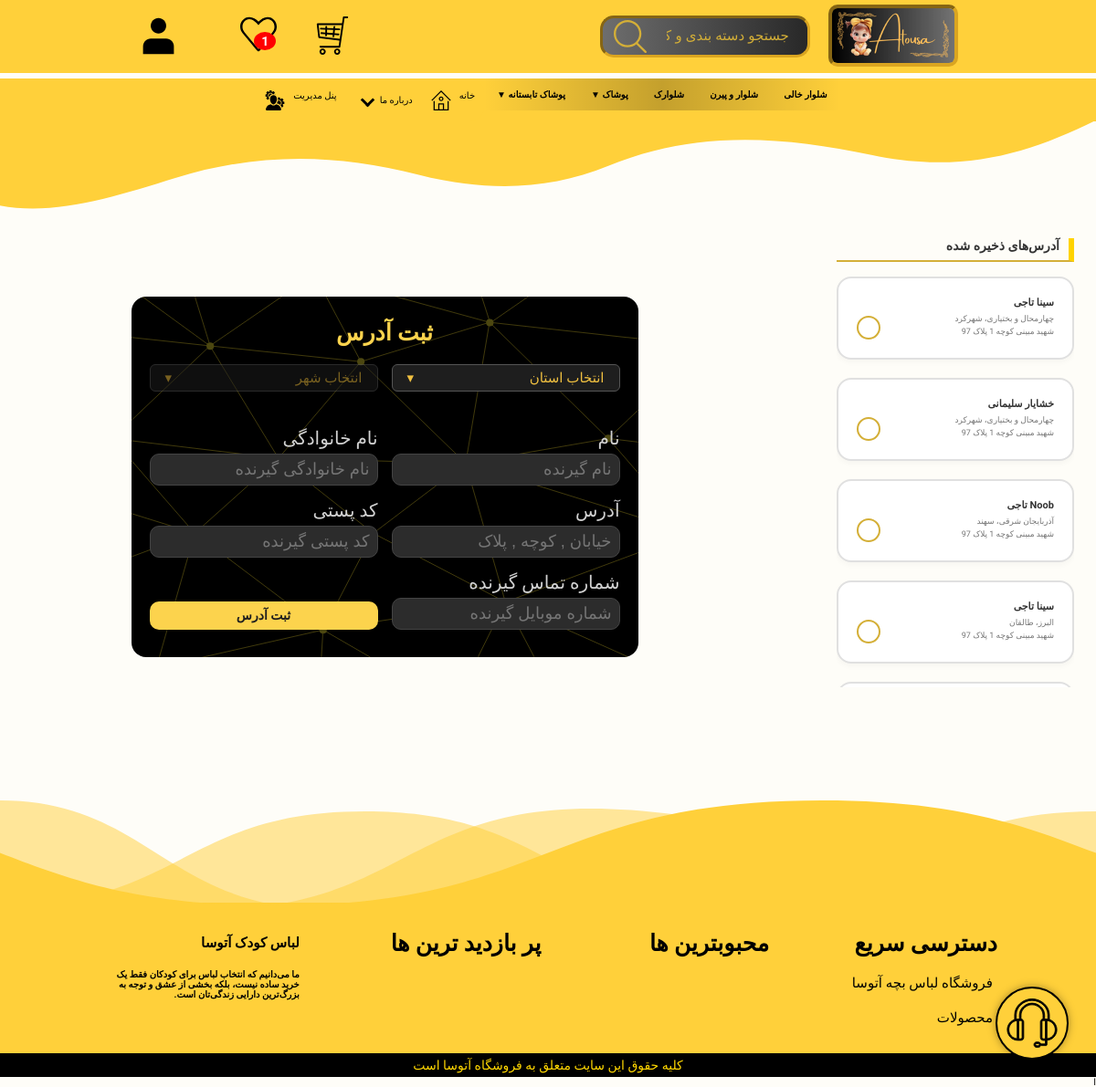
Page /us/my-address/ (signed in) on the committed database.
### products/models.py (models this page shows, shortened)
class Base(models.Model):
    title = models.CharField(max_length=100, verbose_name='عنوان', db_index=True)
    slug = models.CharField(max_length=100, unique=True, verbose_name='اسلاگ', null=True, blank=True, db_index=True)
    is_active = models.BooleanField(default=True, db_index=True)
    class Meta:
        abstract = True

class Category(Base):
    sub_category = models.ForeignKey('self', on_delete=models.CASCADE, blank=True, null=True,
                                     verbose_name='دسته بندی اصلی', related_name='sub_categories')
    image = ProcessedImageField(
        null=True,
        blank=True,
        upload_to='products/',
        processors=[ResizeToFill(200, 200)],
        format='WEBP',
        options={'quality': 100}
    )
    class Meta:
        db_table = 'category'
        verbose_name = 'دسته بندی'
        verbose_name_plural = 'دسته بندی ها'
        ordering = ['title']

### orders/models.py (models this page shows, shortened)
class UserAddress(models.Model):
    user = models.ForeignKey(User, on_delete=models.CASCADE, verbose_name='کاربر')
    first_name = models.CharField(max_length=100, verbose_name='نام')
    last_name = models.CharField(max_length=100, verbose_name='نام خانوادگی')
    province = models.CharField(max_length=50, verbose_name='استان')
    city = models.CharField(max_length=50, verbose_name='شهر')
    address = models.CharField(max_length=150, verbose_name='آدرس')
    postal_code = models.CharField(max_length=15, verbose_name='کد پستی')
    phone = models.CharField(max_length=15, verbose_name='شماره تماس گیرنده')
    class Meta:
        verbose_name = 'آدرس کاربر'
        verbose_name_plural = 'آدرس کاربران'
        db_table = 'user_address'

### site_settings/models.py (models this page shows, shortened)
class Footer(models.Model):
    title = models.CharField(max_length=100, verbose_name="عنوان")
    link = models.CharField(max_length=100, verbose_name="آدرس صفحه", null=True, blank=True)
    sub_links = models.ForeignKey('self', null=True, blank=True, related_name='sub_link', verbose_name="زیر دسته ها",
                                  on_delete=models.CASCADE)
    class Meta:
        verbose_name = "پاورقی"
        verbose_name_plural = "پاورقی ها"
        ordering = ['title']

### aboutus_contactus/views.py (the view, shortened to what this page needs)
# urls.py: path('my-address/', views.UserAddressView.as_view(), name='user_address_page'),
class UserAddressView(LoginRequiredMixin, View):
    template_name = 'about-contact-us/user_address.html'
    def get(self, request):
        user = request.user
        addresses = UserAddress.objects.filter(user=user)
        address_form = UserAddressForm()
        context = {
            'address_form': address_form,
            'addresses': addresses,
        }
        return render(request, self.template_name, context)

### aboutus_contactus/context_processors.py (called while the page is built)
def get_cache_key(request, key_name):
    if request.user.is_authenticated:
        return f'{key_name}_user_{request.user.id}'
    else:
        if not request.session.session_key:
            request.session.save()  # اطمینان از داشتن session_key
        return f'{key_name}_session_{request.session.session_key}'

def wishlist_count(request):
    cache_key = get_cache_key(request, 'wishlist_count')
    count = cache.get(cache_key)
    if count is None:
        if request.user.is_authenticated:
            count = WishList.objects.filter(user=request.user).count()
        else:
            wishlist = request.session.get('wishlist', [])
            count = len(wishlist)
        cache.set(cache_key, count, 60 * 60)
    return {'wishlist_count': count}

def messages_count(request):
    user = request.user
    if not user.is_authenticated:
        return {'messages_count': 0}
    cache_key = f'{user.id}_messages_count'
    count = cache.get(cache_key)
    if count is None:
        count = ReplyContact.objects.filter(user=user, is_read=False).count()
        cache.set(cache_key, count, 60 * 60)
    return {'messages_count': count}

def partner(request):
    part = is_partner(request)
    return {'part': part}

### account/utils.py (called while the page is built)
def is_partner(request):
    if request.user.is_authenticated:
        user = request.user
        return Partnership.objects.filter(user=user, is_active=True).exists()
    return False

### admin_panel/context_processors.py (called while the page is built)
def unseen_notifications_count(request):
    if request.user.is_superuser:
        count = Notification.objects.filter(is_seen=False).count()
    else:
        count = 0
    return {'unseen_notifications_count': count}

### orders/cart.py (called while the page is built)
    def __len__(self):
        return sum(int(item['quantity']) for item in self.cart.values())

### orders/context_processors.py (called while the page is built)
def cart_context(request):
    cart = Cart(request)
    return {'cart_item_count': len(cart)}

### products/context_processors.py (called while the page is built)
def build_category_tree(categories):
    category_map = {cat['id']: cat for cat in categories}
    tree = []
    for cat in categories:
        cat['children'] = []
    for cat in categories:
        parent_id = cat['sub_category_id']
        if parent_id:
            parent = category_map.get(parent_id)
            if parent:
                parent['children'].append(cat)
        else:
            tree.append(cat)
    return tree

### aboutus_contactus/templates/about-contact-us/user_address.html (shortened to what this page needs)
{% extends 'base/index.html' %}
{% load static %}
{% block css %}<link rel="stylesheet" href={% static "css/informations.css" %}>{% endblock %}
{% block content %}
    <div id="address-container">
    <div class="address-list-container">
        {% if addresses %}
            <h3 class="section-title">آدرس‌های ذخیره ‌شده</h3>
            <div class="address-cards">
                {% for addr in addresses %}
                    <div class="address-card" onclick="fillFormWithAddress(this)"
                         data-first_name="{{ addr.first_name }}"
                         data-last_name="{{ addr.last_name }}"
                         data-province="{{ addr.province }}"
                         data-city="{{ addr.city }}"
                         data-address="{{ addr.address }}"
                         data-postal_code="{{ addr.postal_code }}"
                         data-phone="{{ addr.phone }}">
                        <div class="address-title">{{ addr.first_name }} {{ addr.last_name }}</div>
                        <div class="address-meta">{{ addr.province }}، {{ addr.city }}</div>
                        <div class="address-meta">{{ addr.address }}</div>
                    </div>
                {% endfor %}
            </div>
        {% endif %}
    </div>
    <div class="form-wrapper" id="form-ad">
        <h2>ثبت آدرس</h2>
        <form id="address-form" method="post" action="{% url 'user_address_page' %}" novalidate>
            <div class="form-grid">
                <div class="custom-dropdown" id="dropdown-province">
                    <div class="dropdown-selected">انتخاب استان</div>
                </div>
                <div class="custom-dropdown disabled" id="dropdown-city">
                    <div class="dropdown-selected">انتخاب شهر</div>
                </div>
                {% for field in address_form %}
                    {% if field.name != "province" and field.name != "city" %}
                        <div class="form-group">
                            <label for="{{ field.id_for_label }}">{{ field.label }}</label>
                            {{ field }}
                        </div>
                    {% endif %}
                {% endfor %}
                <div class="form-actions">
                    <button type="submit" class="submit-btn">ثبت آدرس </button>
                </div>
            </div>
        </form>
    </div>
    </div>
{% endblock %}

### home/templates/home/includes/header_categories.html (shortened to what this page needs)
<ul class="main-menu">
    {% for category in categories %}
        <li class="main-menu-item">
            <a href="{% url 'product_list_page' %}?category={{ category.slug }}">
                {{ category.title }}
                {% if category.children %}
                    <span class="toggle-arrow">▼</span>
                {% endif %}
            </a>
        </li>
    {% endfor %}
</ul>

### templates/includes/footer.html
{% load cache %}
{% cache 6000 "footer_static"%}
<div id="footer-wrapper">
    <img id="footer-bg" src="/static/image/about-us-bg.svg" alt="لباس بچه">
    <section class="footer">
    <div class="box-container">
        {% for link in links %}
            <div class="box">
                <h3>{{ link.title }}</h3>
                {% for sub in link.sub_link.all %}
                    <a href="{{ sub.link }}"> <i class="fas fa-arrow-right"></i> {{ sub.title }} </a>
                {% endfor %}
            </div>
        {% endfor %}
    <div id="footer-des">
        <h1>لباس کودک آتوسا</h1>
        <h4>ما می‌دانیم که انتخاب لباس برای کودکان فقط یک خرید ساده نیست، بلکه بخشی از عشق و توجه به بزرگ‌ترین دارایی زندگی‌تان است.</h4>
    </div>
    </div>
</section>
    <div id="copy-right"><p>کلیه حقوق این سایت متعلق به فروشگاه آتوسا است </p></div>
</div>
{% endcache %}

### static/css/base.css (style rules this page uses)
body { background-color: #fefdf49c; font-family: 'Vazirmatn', Tahoma, sans-serif; padding-top: 117px; }
html, body { width: 100%; margin: 0; box-sizing: border-box; overflow-x: hidden; }
button { font-family: inherit; font-size: inherit; font-weight: inherit; line-height: inherit; letter-spacing: inherit; color: inherit; }
* { margin: 0; padding: 0; box-sizing: border-box; outline: none; border: none; text-decoration: none; text-transform: capitalize; transition: all .2s linear; }
html { font-size: 62.5%; overflow-x: hidden; scroll-padding-top: 7rem; scroll-behavior: smooth; }
section { padding: 2rem 9%; }
.main-menu { display: flex; list-style: none; padding: 0; margin: 0; background: linear-gradient(to right, rgba(147, 147, 147, 0), rgba(0, 0, 0, 0.23), rgba(133, 133, 133, 0)); direction: rtl; justify-content: center; }
.main-menu-item { position: relative; }
.main-menu-item > a { display: block; padding: 12px 14px; color: #000000; text-decoration: none; font-weight: bold; transition: background 0.5s; }
.footer .box-container { display: grid; grid-template-columns: repeat(auto-fit, minmax(23rem, 1fr)); gap: 1.5rem; }
.footer .box-container .box h3 { font-size: 2.5rem; padding: 1rem 0; }
.footer .box-container .box a { display: block; font-size: 1.5rem; padding: 1rem 0; color: black; }
.footer .box-container .box a i { padding-right: .5rem; }
.footer { background-color: #FFD03A; }
#footer-bg { position: relative; bottom: -10px; margin-top: 60px; }
#copy-right { display: flex; justify-content: center; background-color: black; color: gold; font-size: 1.4rem; padding: 5px; }
#footer-des { display: flex; flex-direction: column; gap: 20px; padding: 1.5rem; }

### rows in the picture
Category: title "شلوار خالی"
Category: title "شلوار و پیرن"
Category: title "شلوارک"
Category: title "پوشاک"
Category: title "پوشاک تابستانه"
UserAddress: first_name "سینا", last_name "تاجی", province "چهارمحال و بختیاری", city "شهرکرد", address "شهید مبینی کوچه 1 پلاک 97"
UserAddress: first_name "خشایار", last_name "سلیمانی", province "چهارمحال و بختیاری", city "شهرکرد", address "شهید مبینی کوچه 1 پلاک 97"
UserAddress: first_name "Noob", last_name "تاجی", province "آذربایجان شرقی", city "سهند", address "شهید مبینی کوچه 1 پلاک 97"
UserAddress: first_name "سینا", last_name "تاجی", province "البرز", city "طالقان", address "شهید مبینی کوچه 1 پلاک 97"
Footer: title "دسترسی سریع"
Footer: title "فروشگاه لباس بچه آتوسا"
Footer: title "محصولات"
Footer: title "محبوبترین ها"
Footer: title "پر بازدید ترین ها"

### other values in the picture
{{ wishlist_count }} "1"
{{ field.label }} "نام" "نام خانوادگی" "آدرس" "کد پستی" "شماره تماس گیرنده"
